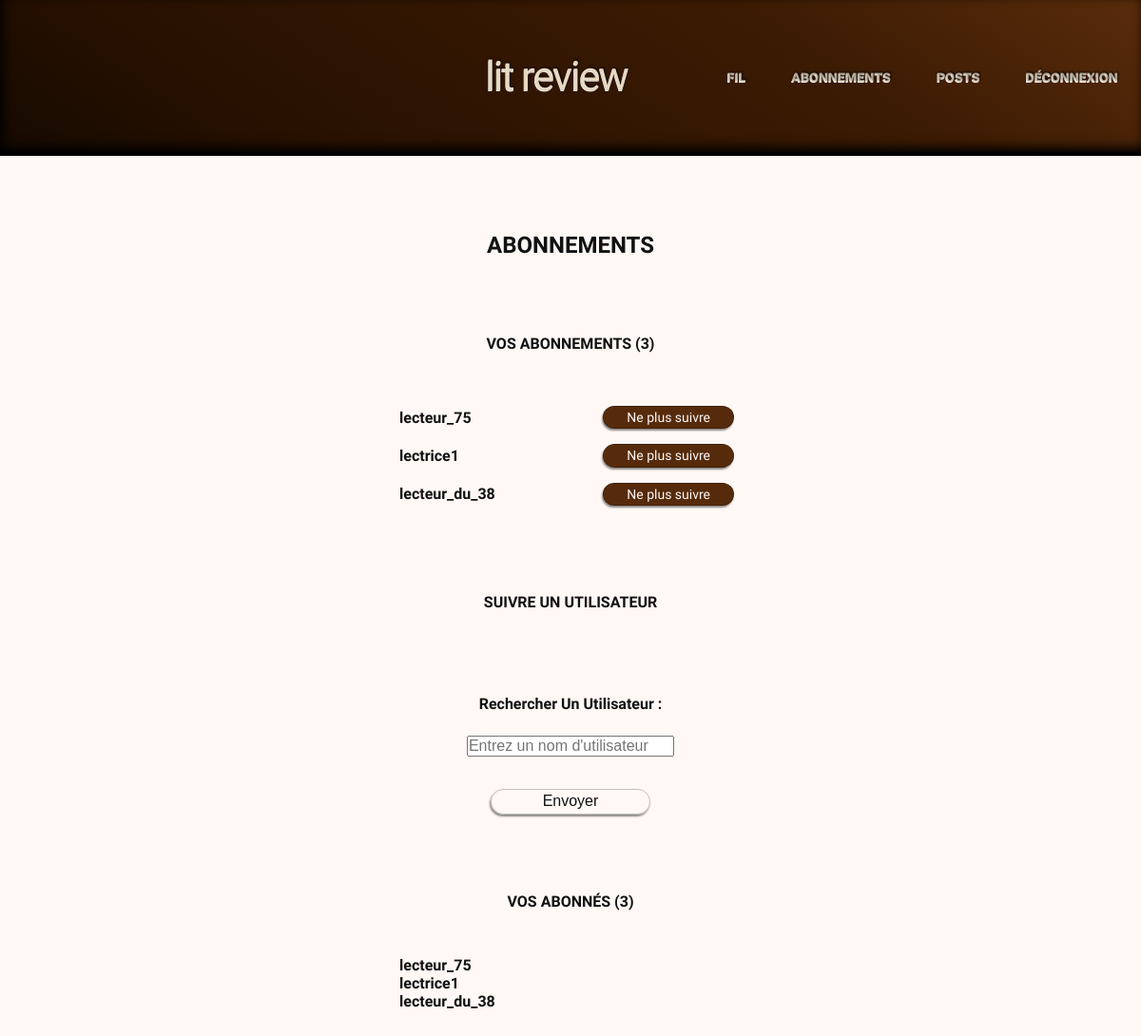
The app's page /followings/ (signed in), older data.
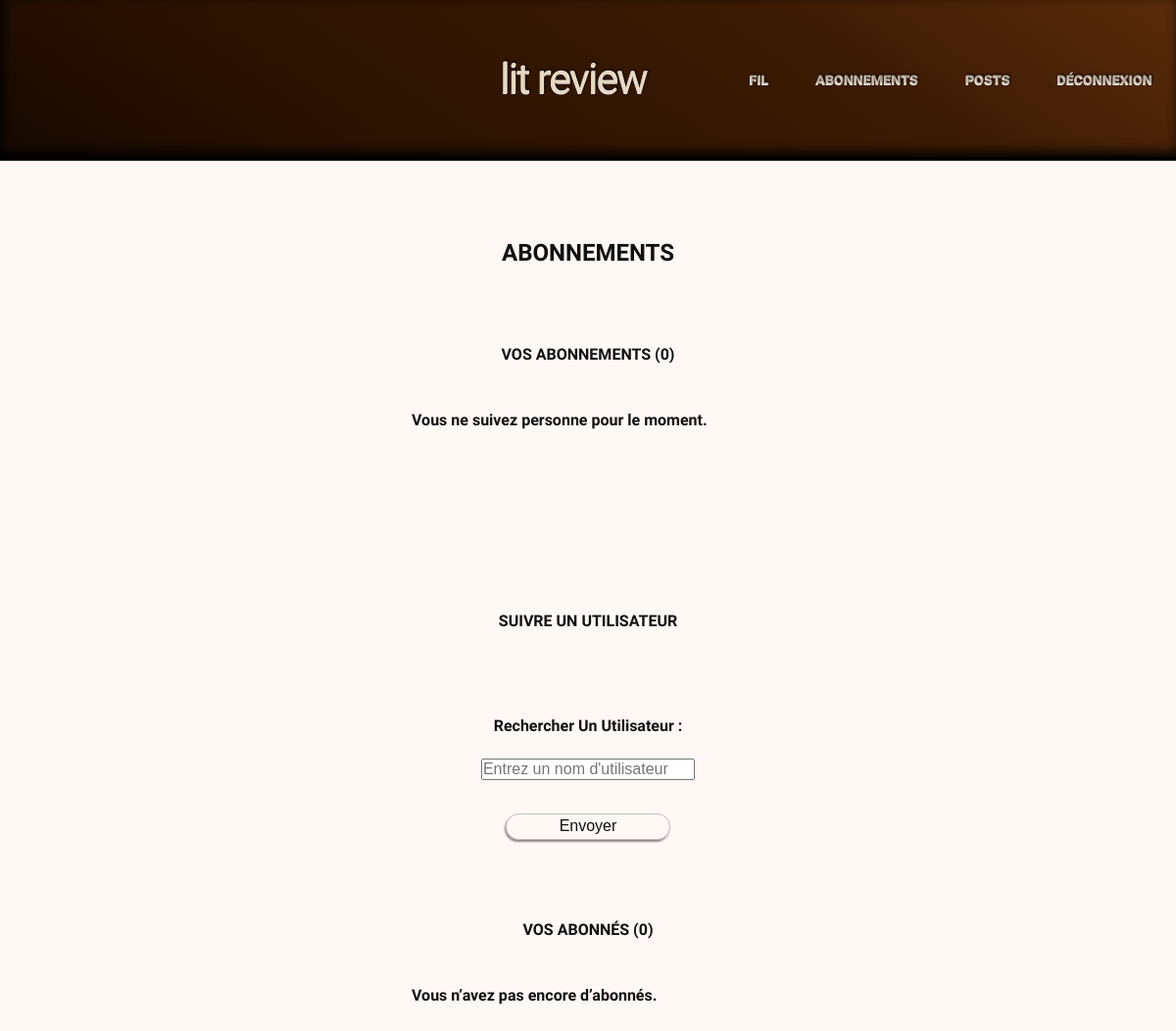
The same page, newer data.
### authentication/models.py (models this page shows, shortened)
class User(AbstractUser):
    following = models.ManyToManyField(
        "self",
        through="UserFollows",
        through_fields=("user", "followed_user"),
        symmetrical=False,
        related_name="followers"
    )

### main_feed/views.py (the view, shortened to what this page needs)
# urls.py: path("followings/", followings, name="followings"),
@login_required
def followings(request):
    form = UserFollowForm(request.POST or None)
    following = request.user.following.all()
    followers = request.user.followers.all()
    return render(
        request,
        "main_feed/followings.html",
        context={
            "form": form,
            "following": following,
            "followers": followers,
        }
    )

### main_feed/forms.py
class UserFollowForm(forms.Form):
    username = forms.CharField(
        label="Rechercher un utilisateur",
        max_length=150,
        widget=forms.TextInput(attrs={
            "placeholder": "Entrez un nom d'utilisateur"
        })
    )

### main_feed/templates/main_feed/followings.html (shortened to what this page needs)
{% extends "main_feed/base.html" %}
{% block feed_content %}
  <section class="followings-main-container" aria-labelledby="followings-title">
    <h1 id="followings-title">Abonnements</h1>
    <fieldset class="followings-list-container">
      <legend>Vos abonnements ({{ following.count }})</legend>
      <ul>
        {% for user in following %}
          <li>
            <p class="unfollow-username">{{ user.username }}</p>
            <form action="{% url 'unfollow' user.id %}"
                  method="post"
                  style="display:inline"
                  aria-label="Ne plus suivre {{ user.username }}">
              <button type="submit" class="btn btn-link p-0">
                  Ne plus suivre
              </button>
            </form>
          </li>
        {% empty %}
          <li>Vous ne suivez personne pour le moment.</li>
        {% endfor %}
      </ul>
    </fieldset>
    <fieldset class="followings-form">
      <legend>Suivre un utilisateur</legend>
      <form method="post" aria-label="Formulaire pour suivre un utilisateur">
        {{ form.as_p }}
        <button type="submit">Envoyer</button>
      </form>
    </fieldset>
    <fieldset class="followings-followers">
      <legend>Vos abonnés ({{ followers.count }})</legend>
      <ul>
        {% for user in followers %}
          <li>{{ user.username }}</li>
        {% empty %}
          <li>Vous n’avez pas encore d’abonnés.</li>
        {% endfor %}
      </ul>
    </fieldset>
  </section>
{% endblock %}

Row changes from the older to the newer data that the page shows:
removed User: username "lecteur_75"
removed User: username "lectrice1"
removed User: username "lecteur_du_38"
Text that changed along with them:
{{ following.count }}: "3" → "0"
{{ followers.count }}: "3" → "0"
text now shown: "Vous ne suivez personne pour le moment. Vous n’avez pas encore d’abonnés."
